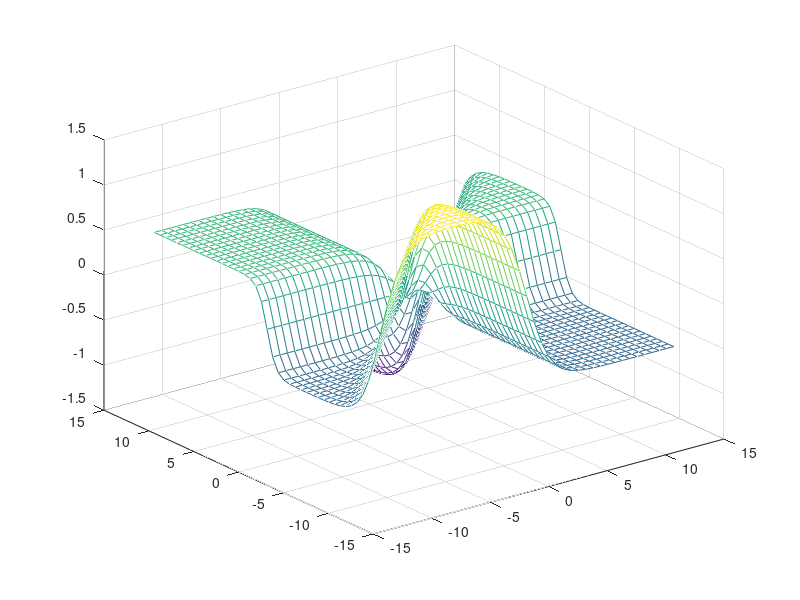

Write the MATLAB code that produced this figure.
#octave
NPoint = 41;
tx = ty = linspace (-4.*pi, 4.*pi, NPoint)';
[xx, yy] = meshgrid (tx, ty);
tz = tanh((xx-yy)*.5)+tanh(yy)*.5+tanh(-xx*.5);
mesh (tx, ty, tz);
print -deps Tanh.eps
